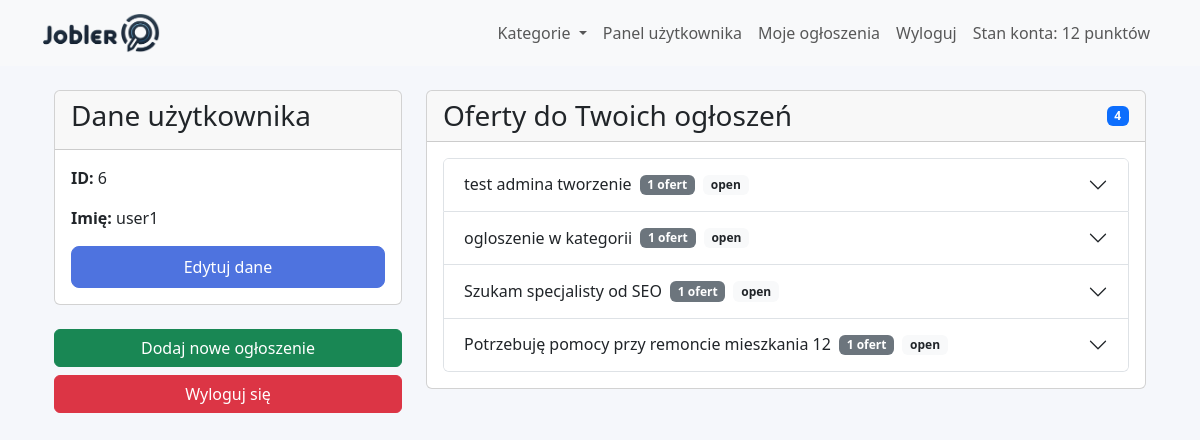
Before: /views/user/dashboard.php (signed in) with the older database file.
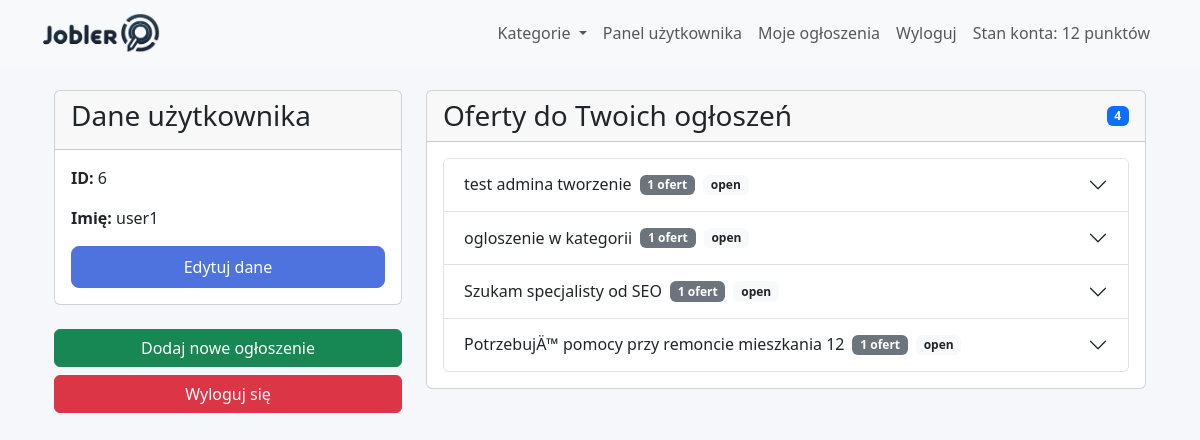
After: the same page with the newer database file.
### tables this page shows
CREATE TABLE `responses` (
  `id` int(11) NOT NULL,
  `job_id` int(11) NOT NULL,
  `executor_id` int(11) NOT NULL,
  `message` text DEFAULT NULL,
  `created_at` timestamp NOT NULL DEFAULT current_timestamp(),
  `proposed_price` decimal(10,2) DEFAULT NULL,
  `scope` text DEFAULT NULL,
  `points_reserved` int(11) NOT NULL DEFAULT 0,
  `status` varchar(20) NOT NULL DEFAULT 'pending',
  `accepted_at` datetime DEFAULT NULL
);

CREATE TABLE `jobs` (
  `id` int(11) NOT NULL,
  `user_id` int(11) NOT NULL,
  `title` varchar(255) NOT NULL,
  `description` text NOT NULL,
  `status` enum('open','in_progress','closed') NOT NULL DEFAULT 'open',
  `created_at` timestamp NOT NULL DEFAULT current_timestamp(),
  `updated_at` timestamp NOT NULL DEFAULT current_timestamp() ON UPDATE current_timestamp(),
  `points_required` int(11) NOT NULL DEFAULT 1,
  `category_id` int(11) DEFAULT NULL,
  `executor_id` int(11) DEFAULT NULL
);

### models/Database.php (called while the page is built, shortened)
<?php
class Database {
    private static $pdo;
    public static function getConnection() {
        if (self::$pdo == null) {
            try {
                self::$pdo = new PDO(
                    'mysql:host=localhost;dbname=jobler',
                    'root',
                    ''
                );
                self::$pdo->setAttribute(PDO::ATTR_ERRMODE, PDO::ERRMODE_EXCEPTION);
                self::$pdo->setAttribute(PDO::ATTR_DEFAULT_FETCH_MODE, PDO::FETCH_ASSOC);
            } catch (PDOException $e) {
                die("Connection failed: " . $e->getMessage());
            }
        }
        return self::$pdo;
    }
}
?>

### models/Executor.php (called while the page is built, shortened)
<?php
include_once('Database.php');
class Executor {
    private $pdo;
    public function __construct() {
        $this->pdo = Database::getConnection();
    }
    private function ensureOfferWorkflowColumns() {
        $responseColumns = [
            'proposed_price' => "ALTER TABLE responses ADD COLUMN proposed_price DECIMAL(10,2) DEFAULT NULL",
            'scope' => "ALTER TABLE responses ADD COLUMN scope TEXT DEFAULT NULL",
            'points_reserved' => "ALTER TABLE responses ADD COLUMN points_reserved INT(11) NOT NULL DEFAULT 0",
            'status' => "ALTER TABLE responses ADD COLUMN status VARCHAR(20) NOT NULL DEFAULT 'pending'",
            'accepted_at' => "ALTER TABLE responses ADD COLUMN accepted_at DATETIME DEFAULT NULL",
        ];
        $jobColumns = [
            'executor_id' => "ALTER TABLE jobs ADD COLUMN executor_id INT(11) DEFAULT NULL",
        ];
        $stmt = $this->pdo->query("SHOW COLUMNS FROM responses");
        $existingResponseColumns = $stmt ? $stmt->fetchAll(PDO::FETCH_COLUMN) : [];
        $stmt = $this->pdo->query("SHOW COLUMNS FROM jobs");
        $existingJobColumns = $stmt ? $stmt->fetchAll(PDO::FETCH_COLUMN) : [];
        $stmt = $this->pdo->query("SHOW COLUMNS FROM messages");
        $existingMessageColumns = $stmt ? $stmt->fetchAll(PDO::FETCH_ASSOC) : [];
    }
    public function getUserJobOffers($userId) {
        $this->ensureOfferWorkflowColumns();
        $query = "SELECT r.id AS response_id, r.message, r.proposed_price, r.scope, r.points_reserved,
                         r.status AS response_status, r.created_at, r.accepted_at,
                         j.id AS job_id, j.title, j.status AS job_status, j.points_required, j.executor_id AS accepted_executor_id,
                         u.name AS executor_name, u.id AS executor_id
                  FROM jobs j
                  INNER JOIN responses r ON j.id = r.job_id
                  INNER JOIN users u ON r.executor_id = u.id
                  WHERE j.user_id = :user_id
                  ORDER BY j.created_at DESC, r.created_at DESC";
        $stmt = $this->pdo->prepare($query);
        $stmt->bindValue(':user_id', $userId, PDO::PARAM_INT);
        $stmt->execute();
        return $stmt->fetchAll(PDO::FETCH_ASSOC);
    }
}
?>

### views/user/dashboard.php (the view, shortened to what this page needs)
<?php
include_once('../../models/User.php');
include_once('../../models/Executor.php');
$userId = (int)$_SESSION['user_id'];
$userName = $_SESSION['user_name'] ?? '';
$executorModel = new Executor();
$responses = $executorModel->getUserJobOffers($userId);
$offersByJob = [];
foreach ($responses as $response) {
    $jobId = (int)$response['job_id'];
    if (!isset($offersByJob[$jobId])) {
        $offersByJob[$jobId] = [
            'title' => $response['title'],
            'job_status' => $response['job_status'],
            'points_required' => $response['points_required'],
            'offers' => [],
        ];
    }
    $offersByJob[$jobId]['offers'][] = $response;
}
include('../partials/header.php');
?>
<div class="container">
    <div class="row">
        <div class="col-md-4">
            <div class="card">
                <div class="card-header">
                    <h3>Dane użytkownika</h3>
                </div>
                <div class="card-body">
                    <p><strong>ID:</strong> <?= htmlspecialchars($userId) ?></p>
                    <p><strong>Imię:</strong> <?= htmlspecialchars($userName) ?></p>
                    <a href="edit_profile.php" class="btn btn-primary w-100">Edytuj dane</a>
                </div>
            </div>
            <div class="mt-4 d-grid gap-2">
                <a href="create_job.php" class="btn btn-success">Dodaj nowe ogłoszenie</a>
                <a href="logout.php" class="btn btn-danger">Wyloguj się</a>
            </div>
        </div>
        <div class="col-md-8">
            <div class="card mt-4 mt-md-0">
                <div class="card-header d-flex justify-content-between align-items-center">
                    <h3 class="mb-0">Oferty do Twoich ogłoszeń</h3>
                    <span class="badge bg-primary"><?= count($responses) ?></span>
                </div>
                <div class="card-body">
                    <?php if (empty($offersByJob)): ?>
                        <p class="mb-0">Brak odpowiedzi na Twoje ogłoszenia.</p>
                    <?php else: ?>
                        <div class="accordion" id="jobOffersAccordion">
                            <?php foreach ($offersByJob as $jobId => $job): ?>
                                <div class="accordion-item">
                                    <h2 class="accordion-header" id="jobHeading<?= $jobId ?>">
                                        <button class="accordion-button collapsed" type="button" data-bs-toggle="collapse" data-bs-target="#jobOffers<?= $jobId ?>">
                                            <?= htmlspecialchars($job['title']) ?>
                                            <span class="badge bg-secondary ms-2"><?= count($job['offers']) ?> ofert</span>
                                            <span class="badge bg-light text-dark ms-2"><?= htmlspecialchars($job['job_status']) ?></span>
                                        </button>
                                    </h2>
                                </div>
                            <?php endforeach; ?>
                        </div>
                    <?php endif; ?>
                </div>
            </div>
        </div>
    </div>
</div>
<?php include('../partials/footer.php'); ?>

### views/partials/header.php (shortened to what this page needs)
<!DOCTYPE html>
<html lang="pl">
<head>
    <link href="https://cdn.jsdelivr.net/npm/bootstrap@5.3.3/dist/css/bootstrap.min.css" rel="stylesheet" >
	<link rel="stylesheet" href="https://cdn.jsdelivr.net/npm/bootstrap-icons@1.11.3/font/bootstrap-icons.min.css">
    <link rel="stylesheet" href="../../css/style.css">
</head>
<body>
<nav class="navbar navbar-expand-lg navbar-light bg-light">
   <div class="container">
    <a class="navbar-brand" href="/">
      <img src="/img/logo.png" alt="Logo" style="height: 40px;">
    </a>
    <div class="collapse navbar-collapse" id="navbarNav">
      <ul class="navbar-nav ms-auto">
 <li class="nav-item dropdown">
                    <a class="nav-link dropdown-toggle" href="#" id="categoryDropdown" role="button" data-bs-toggle="dropdown" aria-expanded="false">
                        Kategorie
                    </a>
                </li>
        <li class="nav-item">
            <a class="nav-link" href="/views/user/dashboard.php">Panel użytkownika</a>
        </li>
        <li class="nav-item">
            <a class="nav-link" href="/views/user/job_list.php">Moje ogłoszenia</a>
        </li>
        <li class="nav-item">
            <a class="nav-link" href="/logout.php">Wyloguj</a>
        </li>
        <?php if (isset($_SESSION['user_account_balance'])): ?>
            <li class="nav-item"><a class="nav-link" href="../../views/executor/payment.php">Stan konta: <?= $_SESSION['user_account_balance'] ?> punktów</a></li>
        <?php endif; ?>
      </ul>
    </div>
  </div>
</nav>
<div class="container mt-4">

### views/partials/footer.php (shortened to what this page needs)
</body>
</html>

### css/style.css (style rules this page uses)
:root { --primary-color: #4e73df; --secondary-color: #f8f9fc; --accent-color: #36b9cc; --text-dark: #5a5c69; --border-radius: 12px; }
body { background-color: #f5f7fb; font-family: 'Segoe UI', Tahoma, Geneva, Verdana, sans-serif; }
.btn-primary { background-color: var(--primary-color); border-color: var(--primary-color); border-radius: 8px; padding: 0.5rem 1.5rem; }

Changed rows visible on the page:
changed through a linked row, responses: job.title "Potrzebuję pomocy przy remoncie mieszkania 12" → "PotrzebujÄ™ pomocy przy remoncie mieszkania 12"
